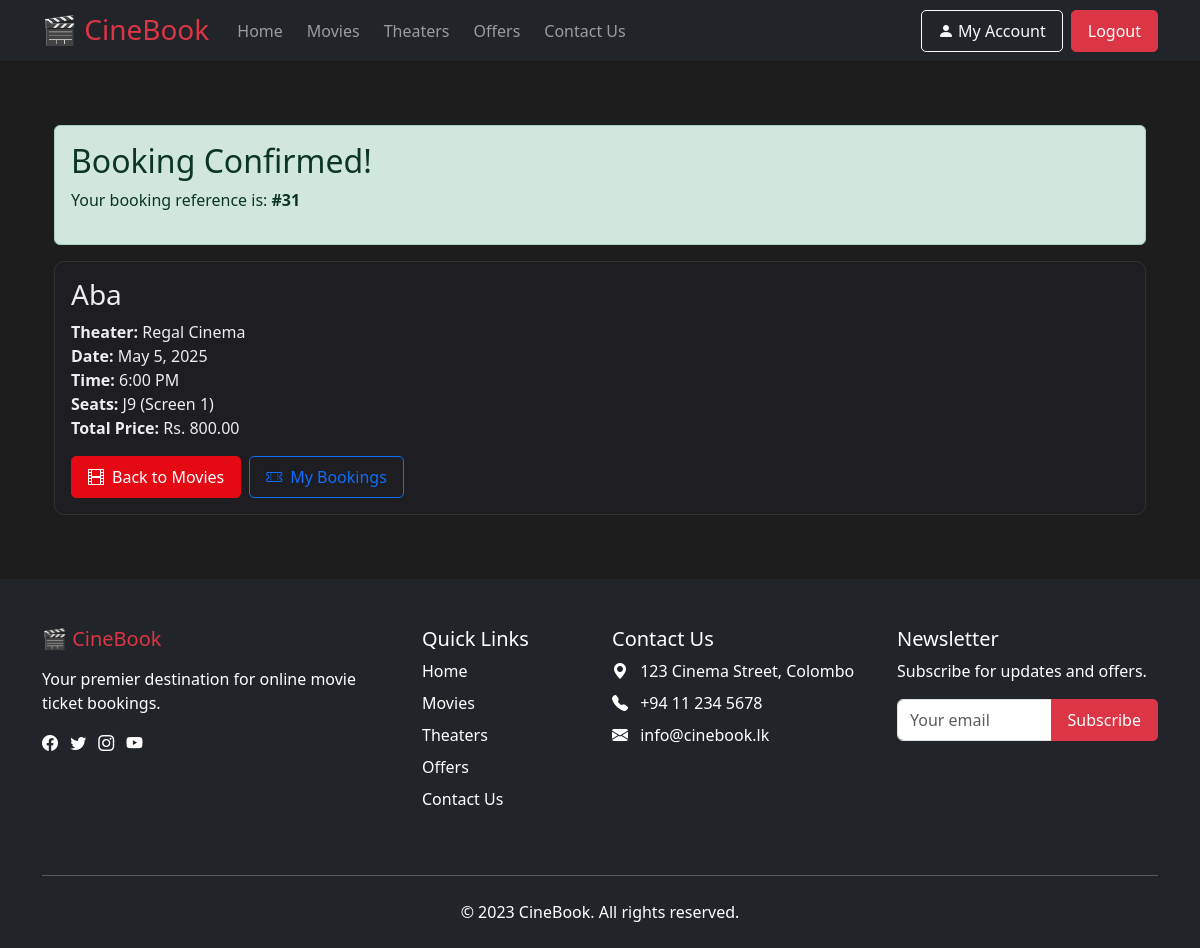
/movies/booking-confirmation/31/ (signed in), run on an earlier commit of the app's database.
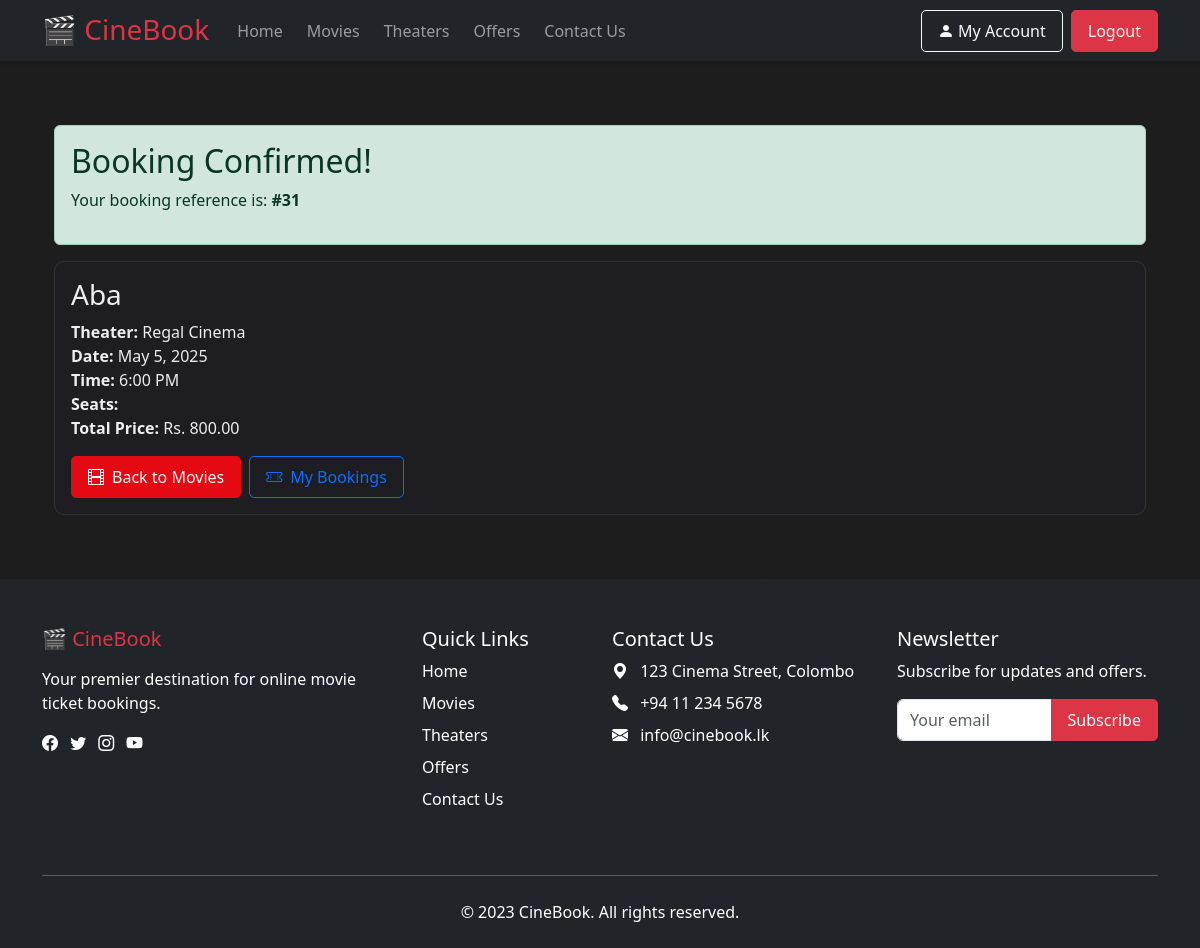
And on a later commit of the database.
### movies/models.py (models this page shows, shortened)
class BookedSeat(models.Model):
    booking = models.ForeignKey(Booking, on_delete=models.CASCADE)
    seat = models.ForeignKey(Seat, on_delete=models.CASCADE)
    booked_at = models.DateTimeField(auto_now_add=True)
    class Meta:
        unique_together = ('booking', 'seat')

class Seat(models.Model):
    screen = models.ForeignKey('Screen', on_delete=models.CASCADE)
    seat_number = models.CharField(max_length=10)
    row = models.CharField(max_length=2)
    is_booked = models.BooleanField(default=False)
    class Meta:
        unique_together = ('screen', 'row', 'seat_number')
    def __str__(self):
        return f"{self.row}{self.seat_number} (Screen {self.screen.screen_number})"

class Screen(models.Model):
    theater = models.ForeignKey(Theater, on_delete=models.CASCADE)
    screen_number = models.PositiveIntegerField()
    capacity = models.PositiveIntegerField()
    screen_type = models.CharField(max_length=20, choices=[
        ('standard', 'Standard'),
        ('imax', 'IMAX'),
        ('4dx', '4DX'),
        ('dolby', 'Dolby Cinema')
    ])
    class Meta:
        unique_together = ('theater', 'screen_number')

### movies/views.py (the view)
# urls.py: path('booking-confirmation/<int:booking_id>/', views.booking_confirmation, name='booking_confirmation'),
@login_required
def booking_confirmation(request, booking_id):
    booking = get_object_or_404(Booking, id=booking_id, user=request.user)
    return render(request, 'movies/booking_confirmation.html', {
        'booking': booking
    })

### movies/templates/movies/booking_confirmation.html
{% extends 'booking_system/base.html' %}
{% block content %}
<div class="container my-5">
    <div class="alert alert-success">
        <h2>Booking Confirmed!</h2>
        <p>Your booking reference is: <strong>#{{ booking.id }}</strong></p>
    </div>
    <div class="card">
        <div class="card-body">
            <h3>{{ booking.showtime.movie.title }}</h3>
            <p>
                <strong>Theater:</strong> {{ booking.showtime.theater.name }}<br>
                <strong>Date:</strong> {{ booking.showtime.date }}<br>
                <strong>Time:</strong> {{ booking.showtime.time|time:"g:i A" }}<br>
                <strong>Seats:</strong>
                {% for booked_seat in booking.bookedseat_set.all %}
                    {{ booked_seat.seat }}{% if not forloop.last %}, {% endif %}
                {% endfor %}<br>
                <strong>Total Price:</strong> Rs. {{ booking.total_price }}
            </p>
            <div class="d-flex gap-2">
                <a href="{% url 'movies:movies' %}" class="btn btn-primary">
                    <i class="bi bi-film me-2"></i>Back to Movies
                </a>
                <a href="{% url 'profile' %}" class="btn btn-outline-primary">
                    <i class="bi bi-ticket-perforated me-2"></i>My Bookings
                </a>
            </div>
        </div>
    </div>
</div>
{% endblock %}

What changed in the data, as far as the page shows it:
removed BookedSeat: seat "J9 (Screen 1)"
